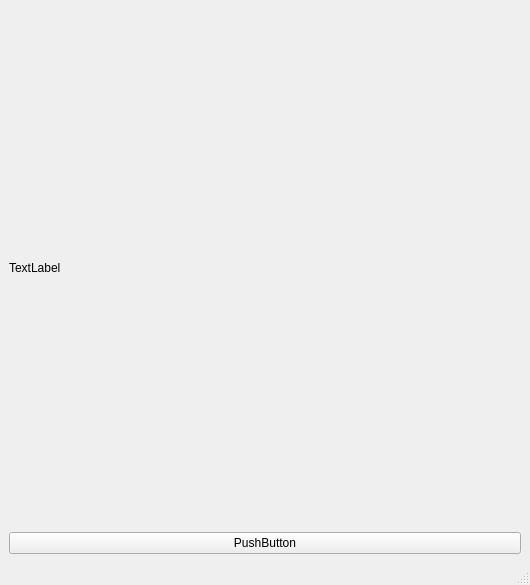
<?xml version="1.0" encoding="UTF-8"?>
<ui version="4.0">
 <class>MainWindow</class>
 <widget class="QMainWindow" name="MainWindow">
  <property name="geometry">
   <rect>
    <x>0</x>
    <y>0</y>
    <width>530</width>
    <height>585</height>
   </rect>
  </property>
  <property name="windowTitle">
   <string>MainWindow</string>
  </property>
  <widget class="QWidget" name="centralwidget">
   <layout class="QVBoxLayout" name="verticalLayout">
    <item>
     <widget class="QLabel" name="label">
      <property name="text">
       <string>TextLabel</string>
      </property>
     </widget>
    </item>
    <item>
     <widget class="QPushButton" name="pushButton">
      <property name="text">
       <string>PushButton</string>
      </property>
     </widget>
    </item>
   </layout>
  </widget>
  <widget class="QMenuBar" name="menubar">
   <property name="geometry">
    <rect>
     <x>0</x>
     <y>0</y>
     <width>530</width>
     <height>26</height>
    </rect>
   </property>
  </widget>
  <widget class="QStatusBar" name="statusbar"/>
 </widget>
 <resources/>
 <connections/>
</ui>
